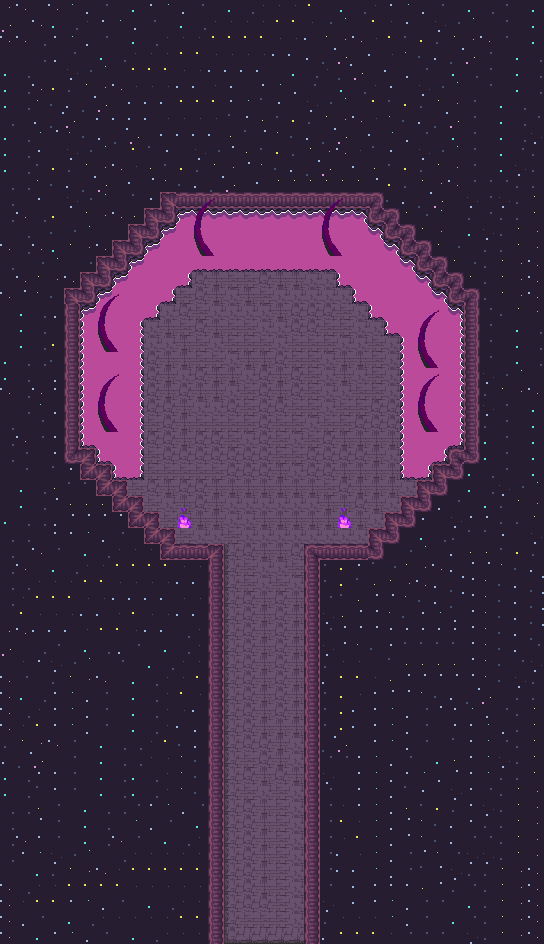

Rendered tile map (Tiled .tmx) drawn with the repository's tilesets; below, a short description and the map source with its tile grids summarised:
An orthogonal 34x59 tile map with 16x16 px tiles, 3 tile layers (Bridge, BackGround, Tentacles), 4 tilesets and 5 objects.

<map version="1.10" tiledversion="1.11.2" orientation="orthogonal" renderorder="right-down" width="34" height="59" tilewidth="16" tileheight="16" infinite="0" nextlayerid="10" nextobjectid="74">
 <editorsettings>
  <export target="wastetown..tmx" format="tmx" />
 </editorsettings>
 <properties>
  <property name="dungeonEffect" value="{&quot;startBattleWithCard&quot;: [ &quot;Eldrazi Temple&quot;, &quot;Matter Reshaper&quot; ]}" />
 </properties>
 <tileset firstgid="1" source="../../../../common/maps/tileset/main.tsx" />
 <tileset firstgid="10113" source="../../../../common/maps/tileset/buildings.tsx" />
 <tileset firstgid="11905" source="../../../../common/maps/tileset/dungeon/dungeon_bis.tsx" />
 <tileset firstgid="28289" source="../../../../common/maps/tileset/dungeon/animatedtiles.tsx" />
 <layer id="8" name="Bridge" width="34" height="59">
  <data>[2006 cells, 1376 non-empty, 49 distinct tile ids]</data>
 </layer>
 <layer id="7" name="BackGround" width="34" height="59">
  <data>[2006 cells, 1052 non-empty, 45 distinct tile ids]</data>
 </layer>
 <layer id="9" name="Tentacles" width="34" height="59">
  <properties>
   <property name="spriteLayer" type="bool" value="true" />
  </properties>
  <data>[2006 cells, 109 non-empty, 22 distinct tile ids]</data>
 </layer>
 <objectgroup id="4" name="Objects">
  <object id="50" template="../../../../common/maps/obj/enemy.tx" x="240.561" y="404.87" width="64" height="64">
   <properties>
    <property name="effect" value="{&quot;startBattleWithCard&quot;: [&quot;Eye of Ugin|WWK&quot;, &quot;Emrakul's Influence|EMN&quot;, &quot;Emrakul's Messenger|MH3&quot;]}" />
    <property name="enemy" value="Emrakul" />
    <property name="spawn.Easy" type="bool" value="false" />
    <property name="spawn.Normal" type="bool" value="false" />
    <property name="speedModifier" type="float" value="50" />
    <property name="threatRange" type="int" value="100" />
   </properties>
  </object>
  <object id="70" template="../../../../common/maps/obj/door_up.tx" x="224.667" y="936.667" width="82.6666" height="16">
   <properties>
    <property name="teleport" value="../Realm of Legends/maps/map/cave/Eldrazi_Prison_0.tmx" />
    <property name="teleportObjectId" value="81" />
   </properties>
  </object>
  <object id="71" template="../../../../common/maps/obj/treasure.tx" x="263" y="290.091">
   <properties>
    <property name="reward">[{
        "type": "card",
        "count": 6,
        "rarity": ["mythic rare"]
 }
]
</property>
   </properties>
  </object>
  <object id="72" template="../../../../common/maps/obj/dialog.tx" x="207.334" y="596.583" width="109.333" height="16.8333" visible="1">
   <properties>
    <property name="dialog">[
{
   "text": "The most feared of all the eldrazi titans, the legendary Emrakul herself floats before you. You are overwhelmed by raw disgust and primal fear as you feel that you are only barely managing to resist your own flesh and mind being warped by her eldritch will.",
   "options": [{
      "name": "(Continue)", "action": [{"deleteMapObject":-1}]}]
}
]</property>
   </properties>
  </object>
  <object id="73" template="../../../../common/maps/obj/enemy.tx" x="242.923" y="404.848" width="64" height="64">
   <properties>
    <property name="effect" value="{&quot;startBattleWithCard&quot;: [&quot;Sanctum of Ugin&quot;, &quot;Emrakul's Influence|EMN&quot;, &quot;Emrakul's Messenger|MH3&quot;]}" />
    <property name="enemy" value="Emrakul" />
    <property name="spawn.Hard" type="bool" value="false" />
    <property name="spawn.Insane" type="bool" value="false" />
    <property name="speedModifier" type="float" value="50" />
    <property name="threatRange" type="int" value="100" />
   </properties>
  </object>
 </objectgroup>
</map>
